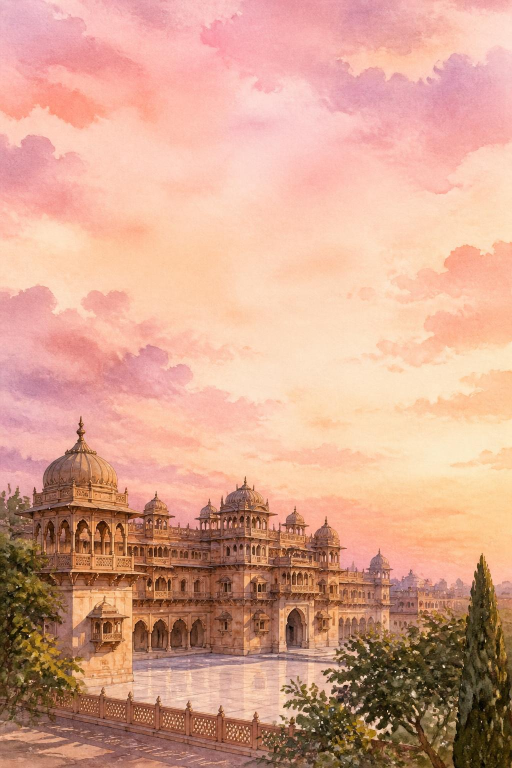
#> input picture src/assets/hero-palace.jpg, 1024 x 1536 px (shown at 1/2 size)
$ python create_og_image.py
#> lines starting #> are read from the running program, lines starting #| are printed output that depends on the picture
import os
from PIL import Image, ImageDraw, ImageFont, ImageFilter, ImageEnhance

WIDTH = 1200
HEIGHT = 630

# 1. Base image from hero palace
hero = Image.open("src/assets/hero-palace.jpg").convert("RGBA")
# Crop / resize hero to cover 1200x630
hero_ratio = hero.width / hero.height
#> hero_ratio = 0.667
target_ratio = WIDTH / HEIGHT

if hero_ratio > target_ratio:
    new_h = HEIGHT
    new_w = int(HEIGHT * hero_ratio)
else:
    new_w = WIDTH
    new_h = int(WIDTH / hero_ratio)
#> new_h = 1800

hero_resized = hero.resize((new_w, new_h), Image.Resampling.LANCZOS)
# center crop
left = (new_w - WIDTH) // 2
top = (new_h - HEIGHT) // 2
#> top = 585
hero_cropped = hero_resized.crop((left, top, left + WIDTH, top + HEIGHT))
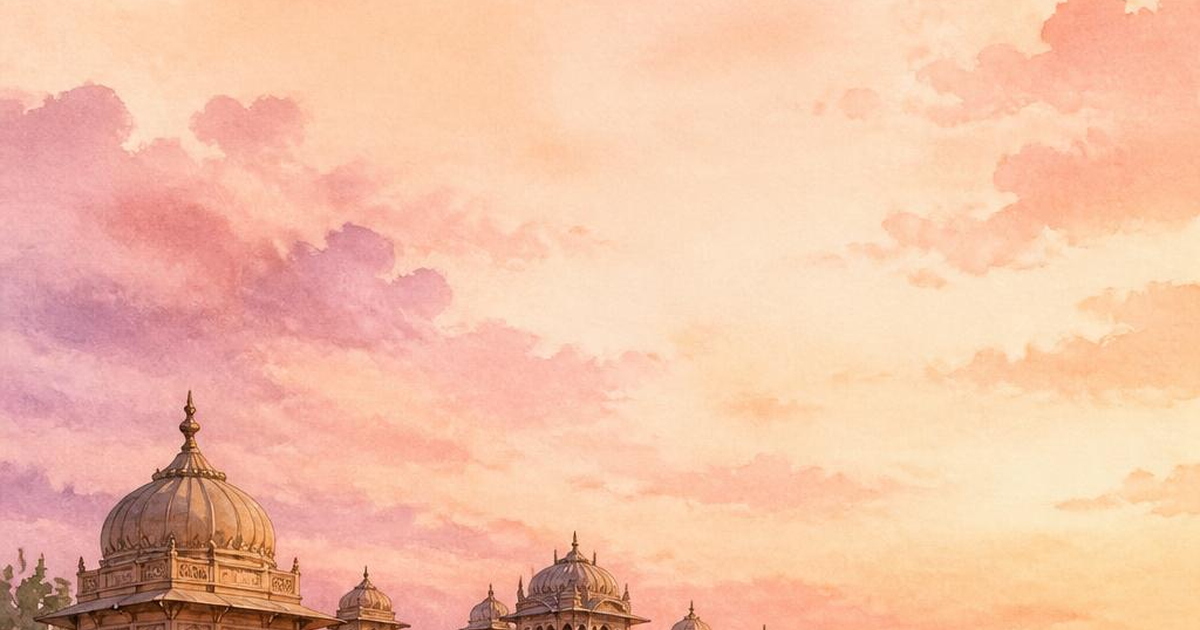
#> hero_cropped: PIL image 1200x630 RGBA; mean R, G, B, A 242.8, 193.6, 167, 255

# 2. Luxury parchment & haze overlay
overlay = Image.new("RGBA", (WIDTH, HEIGHT), (253, 248, 239, 215)) # ivory tint
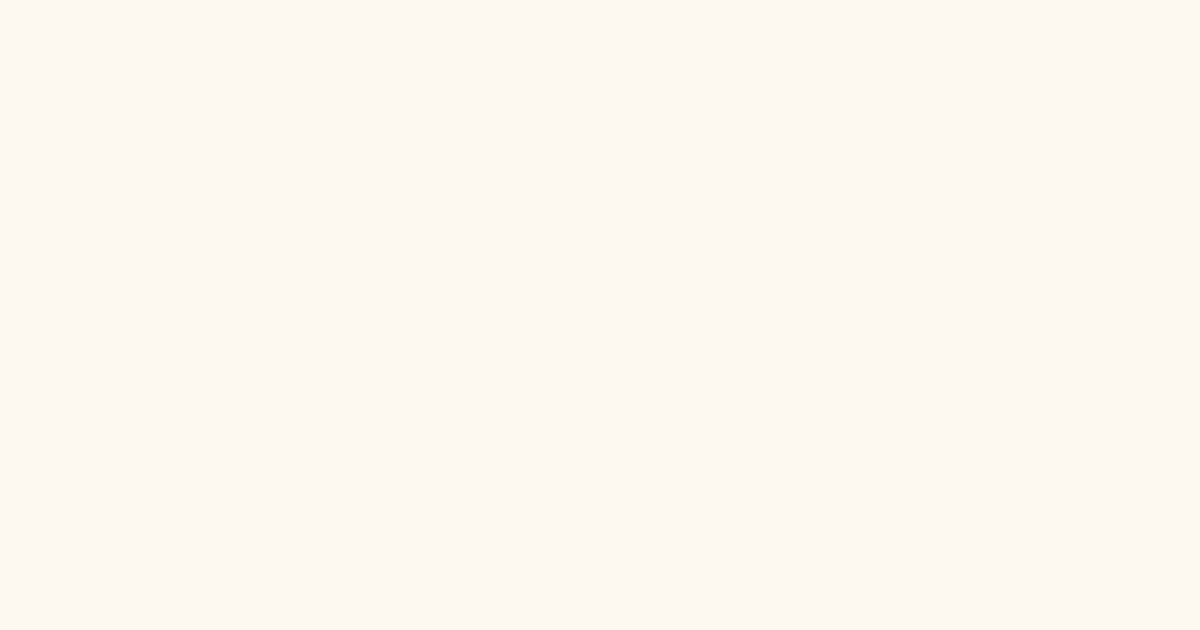
#> overlay: PIL image 1200x630 RGBA; mean R, G, B, A 253, 248, 239, 215; transparent parts drawn white
base = Image.alpha_composite(hero_cropped, overlay)

# 3. Add soft glowing inner card
card_layer = Image.new("RGBA", (WIDTH, HEIGHT), (0, 0, 0, 0))
#> card_layer: PIL image 1200x630 RGBA; every value is 0
card_draw = ImageDraw.Draw(card_layer)

margin = 36
card_rect = [margin, margin, WIDTH - margin, HEIGHT - margin]
# Soft card background
card_draw.rounded_rectangle(card_rect, radius=24, fill=(255, 253, 248, 190), outline=(212, 175, 95, 180), width=2)
# Inner gold border
inner_margin = margin + 14
card_draw.rounded_rectangle([inner_margin, inner_margin, WIDTH - inner_margin, HEIGHT - inner_margin], radius=16, outline=(198, 155, 75, 110), width=1)

base = Image.alpha_composite(base, card_layer)

# 4. Corner Bougainvillea
try:
    boug = Image.open("src/assets/bougainvillea.png").convert("RGBA")
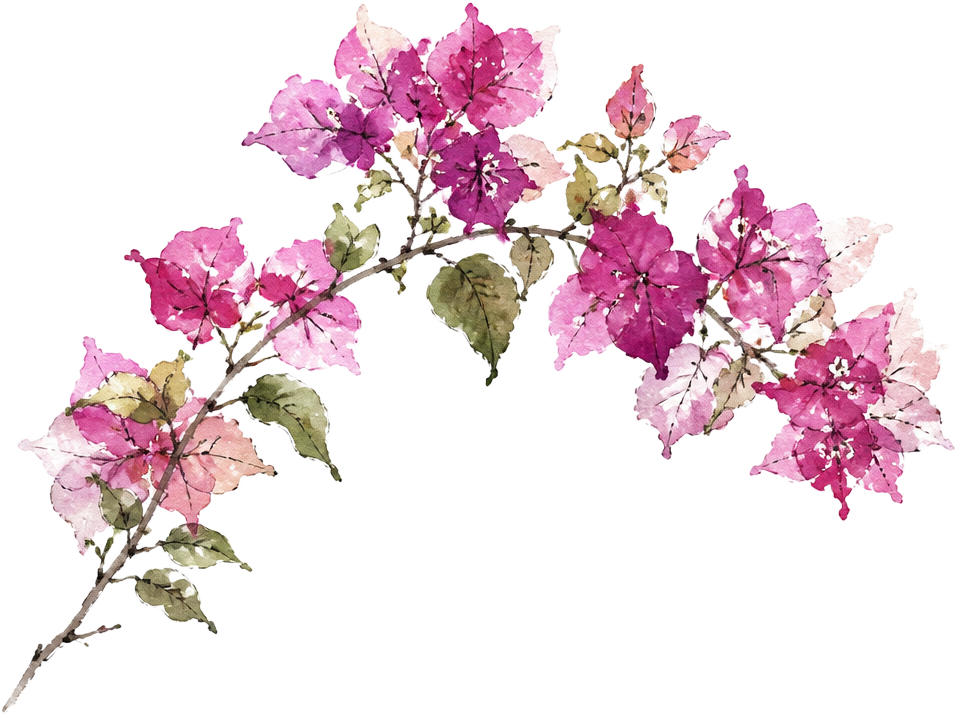
#> input picture src/assets/bougainvillea.png, 957 x 715 px
#> boug is the input picture: PIL image 957x715 RGBA; mean R, G, B, A 235.7, 217.1, 223.2, 74.8
    # Resize boug for top-left
    b_w = 340
    b_h = int(boug.height * (b_w / boug.width))
#> b_h = 254
    boug_tl = boug.resize((b_w, b_h), Image.Resampling.LANCZOS)

    # paste with alpha
    base.paste(boug_tl, (-40, -40), boug_tl)

    # top right flipped
    boug_tr = boug_tl.transpose(Image.Transpose.FLIP_LEFT_RIGHT)
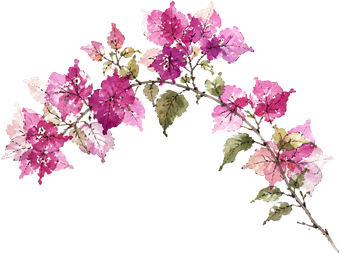
#> boug_tr: PIL image 340x254 RGBA; mean R, G, B, A 70.3, 50.5, 56.9, 74.9; transparent parts drawn white
    base.paste(boug_tr, (WIDTH - b_w + 40, -40), boug_tr)
except Exception as e:
    print("Bougainvillea overlay error:", e)

# 5. Center Gold Flourish
try:
    flourish = Image.open("src/assets/gold-flourish.png").convert("RGBA")
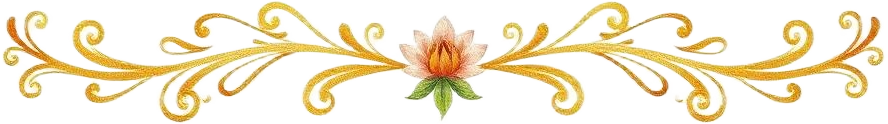
#> input picture src/assets/gold-flourish.png, 888 x 124 px
#> flourish is the input picture: PIL image 888x124 RGBA; mean R, G, B, A 241.1, 230.2, 198.9, 73.1
    f_w = 360
    f_h = int(flourish.height * (f_w / flourish.width))
#> f_h = 50
    flourish_resized = flourish.resize((f_w, f_h), Image.Resampling.LANCZOS)
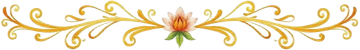
#> flourish_resized: PIL image 360x50 RGBA; mean R, G, B, A 112.5, 99.5, 65.3, 73.2; transparent parts drawn white
    f_x = (WIDTH - f_w) // 2
    f_y = 285
    base.paste(flourish_resized, (f_x, f_y), flourish_resized)
except Exception as e:
    print("Flourish overlay error:", e)

# 6. Typography
draw = ImageDraw.Draw(base)

# Load fonts
font_marcellus = ImageFont.truetype("Marcellus-Regular.ttf", 80)
font_marcellus_sm = ImageFont.truetype("Marcellus-Regular.ttf", 36)
font_kicker = ImageFont.truetype("georgia.ttf", 17)
font_details = ImageFont.truetype("georgia.ttf", 22)
font_blessing = ImageFont.truetype("georgia.ttf", 16)
font_amp = ImageFont.truetype("georgia.ttf", 64)

# Text 1: Kicker
kicker_text = "TOGETHER WITH OUR FAMILIES"
kicker_bbox = draw.textbbox((0, 0), kicker_text, font=font_kicker)
#> kicker_bbox = (-1, 4, 268, 16)
k_w = kicker_bbox[2] - kicker_bbox[0]
#> k_w = 269
draw.text(((WIDTH - k_w) // 2, 95), kicker_text, fill=(168, 120, 50, 240), font=font_kicker)

# Text 2: Main Names "Aparna & Sahil"
name_text = "Aparna & Sahil"
name_bbox = draw.textbbox((0, 0), name_text, font=font_marcellus)
#> name_bbox = (0, 14, 594, 92)
n_w = name_bbox[2] - name_bbox[0]
#> n_w = 594
name_x = (WIDTH - n_w) // 2
#> name_x = 303
name_y = 155

# Subtle gold glow/shadow behind text
draw.text((name_x + 1, name_y + 2), name_text, fill=(212, 175, 95, 120), font=font_marcellus)
# Deep royal burgundy/rosewood primary text
draw.text((name_x, name_y), name_text, fill=(84, 40, 50, 255), font=font_marcellus)

# Text 3: Function Name
func_text = "WEDDING CEREMONY"
func_bbox = draw.textbbox((0, 0), func_text, font=font_marcellus_sm)
#> func_bbox = (0, 8, 396, 34)
f_w = func_bbox[2] - func_bbox[0]
#> f_w = 396
draw.text(((WIDTH - f_w) // 2, 360), func_text, fill=(120, 55, 68, 240), font=font_marcellus_sm)

# Text 4: Date & Time
date_text = "Monday, 30 November 2026  ·  8:00 PM onwards"
d_bbox = draw.textbbox((0, 0), date_text, font=font_details)
#> d_bbox = (0, 4, 537, 26)
d_w = d_bbox[2] - d_bbox[0]
#> d_w = 537
draw.text(((WIDTH - d_w) // 2, 425), date_text, fill=(70, 60, 55, 235), font=font_details)

# Text 5: Venue
venue_text = "Galaxy Garden, Bhatipura, Mahoba"
v_bbox = draw.textbbox((0, 0), venue_text, font=font_details)
#> v_bbox = (0, 4, 387, 26)
v_w = v_bbox[2] - v_bbox[0]
#> v_w = 387
draw.text(((WIDTH - v_w) // 2, 465), venue_text, fill=(100, 85, 75, 220), font=font_details)

# Text 6: Parental Blessings Tagline
bless_text = "With blessings of Smt. Sushila & Shri Pramod Kumar Gupta and Smt. Sangeeta & Shri Sarwan Gupta"
b_bbox = draw.textbbox((0, 0), bless_text, font=font_blessing)
#> b_bbox = (0, 3, 803, 18)
b_w = b_bbox[2] - b_bbox[0]
#> b_w = 803
draw.text(((WIDTH - b_w) // 2, 530), bless_text, fill=(150, 115, 60, 230), font=font_blessing)

# Save lossless formats
os.makedirs("public", exist_ok=True)
# Lossless PNG (level 9, optimized)
rgb_final = base.convert("RGB")
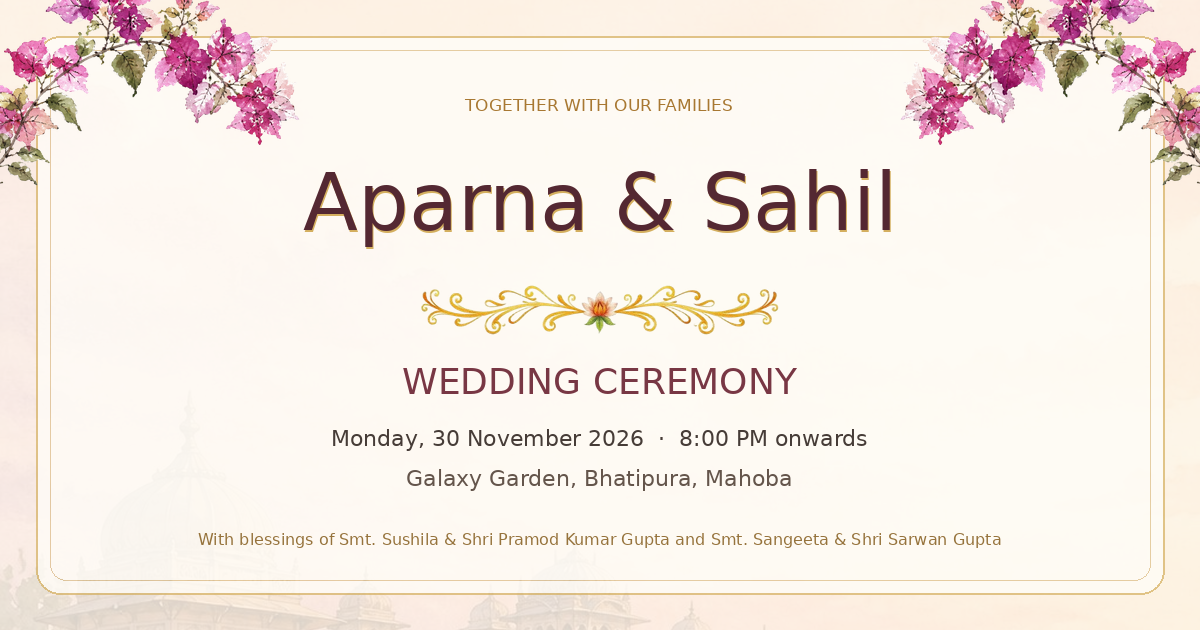
#> rgb_final: PIL image 1200x630 RGB; mean R, G, B 244.9, 234.8, 227.6
rgb_final.save("public/og-image.png", "PNG", optimize=True, compress_level=9)
print("Saved public/og-image.png (lossless PNG)")

# Also save lossless WebP
rgb_final.save("public/og-image.webp", "WEBP", lossless=True, quality=100)
print("Saved public/og-image.webp (lossless WebP)")
